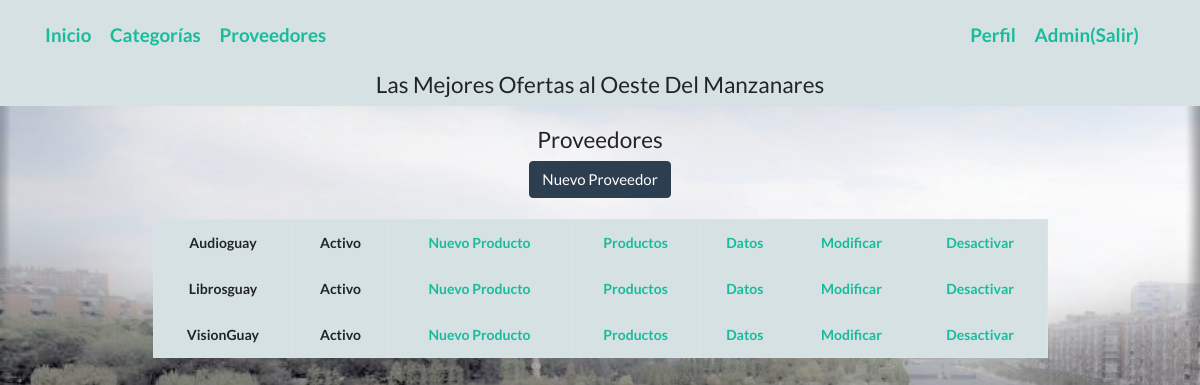
/proveedores (signed in), run on the app's committed database.
### main/models.py (models this page shows, shortened)
class Usuarios(db.Base):
    __tablename__ = 'usuarios'
    id = Column(Integer, primary_key=True)
    username = Column(String(100), nullable=False)
    password_hash = Column(String(128), nullable=False)
    nombre = Column(String(200), nullable=False)
    email = Column(String(200), nullable=False)
    admin = Column(Boolean, default=False)
    proveedor = Column(Boolean, default=False)
    activo = Column(Boolean, default=True)
    usuProveedorId = Column(Integer, ForeignKey("proveedores.id"), default=0)
    usuProveedor = relationship("Proveedores", backref="ProveedorUsu")
    @property
    def password(self):
        raise AttributeError('password is not a readable attribute')
    def is_admin(self):
        return self.admin
    def is_proveedor(self):
        return self.proveedor

class Proveedores(db.Base):
    __tablename__ = "proveedores"
    id = Column(Integer, primary_key=True)
    nombre = Column(String(100), nullable=False)
    cif = Column(String, nullable=False)
    descuento = Column(Float, default=0)
    direccion = Column(String(255))
    telefono = Column(String(15))
    activo = Column(Boolean, default=True)
    proveedor = relationship("Inventario", cascade="all, delete-orphan",
                             backref="Proveedores", lazy='dynamic')
    proveedorUsu = relationship("Usuarios", cascade="all, delete-orphan",
                                backref="Proveedores", lazy='dynamic')

### main/providers.py (the view)
@providers.route('/proveedores')
@login_required
def proveedores():
    from models import Proveedores
    proveedores = db.session.query(Proveedores).order_by(Proveedores.nombre).all()
    return render_template("proveedores.html", proveedores=proveedores)

### main/main.py (called while the page is built)
@login_manager.user_loader
def load_user(user_id):
    from models import Usuarios
    return db.session.query(Usuarios).get(int(user_id))

@app.context_processor
def contar_carrito():
    if not current_user.is_authenticated:
        return {'num_articulos': 0}
    if request.cookies.get(str(current_user.id)) is None:
        return {'num_articulos': 0}
    else:
        datos = json.loads(request.cookies.get(str(current_user.id)))
        return {'num_articulos': len(datos)}

### templates/proveedores.html (shortened to what this page needs)
{% extends "base.html" %}
{% block content %}
{% if current_user.is_admin() or current_user.is_proveedor()%}
<br>
<div class="container mx-auto">
    <h4 class="display-8 text-center">Proveedores</h4>
    {% if current_user.is_authenticated and current_user.is_admin() %}
    <a class="btn btn-primary" href="{{url_for('providers.proveedor_nuevo')}}" role="button">Nuevo Proveedor</a>
    <br>
    <br>
    {%endif%}
    <div class="container">
        <div class="row">
            <div class="col-1">
                <br/>
            </div>
            <div class="col-10 div2">
                <table class="table table-bordered" bgcolor="#D5E1E3 ">
                    {% for pro in proveedores %}
                    {% if current_user.is_authenticated and current_user.is_admin() %}
                    <tr>
                        <td>{{pro.nombre}}</td>
                        {% if pro.activo==True %}
                        <td>Activo</td>
                        {% else%}
                        <td>Inactivo</td>
                        {% endif%}
                        <td><a href="{{url_for('article.articulos_nuevos', id=pro.id)}}">
                             Nuevo Producto</a></td>
                        <td><a href="{{url_for('providers.proveedores_productos', id=pro.id)}}">
                             Productos</a></td>
                        <td><a href="{{url_for('providers.datos_proveedor',id=pro.id)}}">
                             Datos</a></td>
                        <td><a href="{{url_for('providers.proveedores_edit',id=pro.id)}}">
                             Modificar</a></td>
                        {% if pro.activo==True %}
                        <td><a href="{{url_for('providers.proveedores_delete',id=pro.id)}}">
                             Desactivar</a></td>
                        {% else%}
                        <td>
                            <a href="{{url_for('providers.proveedores_activar',id=pro.id)}}">
                                <span class="glyphicon glyphicon-trash"></span> Activar</a></td>
                        {% endif%}
                    </tr>
                    {% endif %}
                    {% endfor %}
                </table>
            </div>
        </div>
    </div>
</div>
{%endif%}
{% endblock %}

### templates/base.html (shortened to what this page needs)
<!DOCTYPE html>
<html lang="es" xmlns="http://www.w3.org/1999/html">
<head>
    <link rel="stylesheet" href="https://cdn.jsdelivr.net/npm/bootswatch@4.5.2/dist/flatly/bootstrap.min.css"
>
    <link rel="stylesheet" href="{{ url_for('static', filename='main.css')}}">
</head>
<header>
    <nav class="navbar navbar-inverse navbar-fixed-top">
        <div class="container">
            <div class="navbar-header">
                <a class="navbar-brand" href="/index">Inicio</a>
                {% if current_user.is_authenticated and current_user.is_admin()%}
                <a class="navbar-brand" href="{{url_for('catego.categorias')}}">Categorías</a>
                <a class="navbar-brand" href="{{url_for('providers.proveedores')}}">Proveedores</a>
                {% endif %}
            </div>
            <div>
                {% if current_user.is_authenticated %}
                <a class="navbar-brand " href="/perfil/{{ current_user.username}}"> Perfil</a>
                <a class="navbar-brand " href="/logout">{{current_user.nombre}}(Salir)</a>
                {% else %}
                <a class="navbar-brand" href="/login">Login</a>
                <a class="navbar-brand" href="/registro">Registro</a>
                {% endif %}
            </div>
        </div>
    </nav>
    <div class="container">
        <h4>Las Mejores Ofertas al Oeste Del Manzanares</h4>
    </div>
</header>
<body>
<br>
<br>
<br>
<br>
<br>
{% block content %}{% endblock %}
</body>
</html>

### static/main.css (style rules this page uses)
body { margin-left: auto; margin-right: auto; margin-top: auto; margin-bottom: auto; text-align:center; background-image:url('fotos-playa-madrid-rio-001.jpg'); background-repeat: no-repeat; background-size: cover; font-weight: bold; font-size: 14px; }
.div2 { overflow:auto; height:300px; width:1000px; }
table { vertical-align:middle }
table td { vertical-align:middle; text-align:centre; }
header { text:black }
header { position: fixed; width: 100%; z-index: 1000; background:#D5E1E3; font-weight: bold }

### data on the page
Usuarios: nombre "Admin"
Proveedores: nombre "Audioguay", activo "Activo"
Proveedores: nombre "Librosguay", activo "Activo"
Proveedores: nombre "VisionGuay", activo "Activo"
